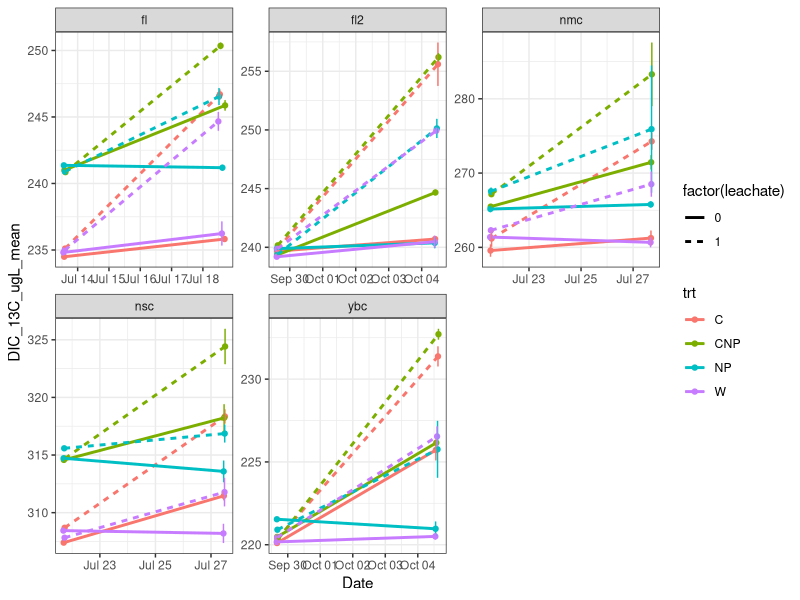

Reproduce this figure in R. (Note: this script raises an error after producing the figure.)
library(tidyverse)
library(lme4)

fl <- read_csv('data/DIC_overtime_fl.csv')
fl2 <- read_csv('data/DIC_overtime_fl2.csv')
ybc <- read_csv('data/DIC_overtime_ybc.csv')
nsc <- read_csv('data/DIC_overtime_nsc.csv')
nmc <- read_csv('data/DIC_overtime_nmc.csv')

dat_sum <- bind_rows(fl2, ybc, fl, nsc, nmc)

p12 <- ggplot(dat_sum, aes(sample_datetime, DIC_mgL_mean, col = trt, lty = factor(leachate)))+
    geom_point() + geom_line(size = 1) +
    geom_errorbar(aes(ymin = DIC_mgL_mean - DIC_mgL_sd,
                      ymax = DIC_mgL_mean + DIC_mgL_sd), lty = 1)+
    facet_wrap(.~site, scales = "free") +
    xlab('Date') +theme_bw()

png(filename = 'figures/13CO2overtime_final.png',
width = 8, height = 5, res = 300, units = 'in')

ggplot(dat_sum, aes(sample_datetime, DIC_13C_ugL_mean, col = trt, lty = factor(leachate)))+
    geom_point() + geom_line(size = 1) +
    geom_errorbar(aes(ymin = DIC_13C_ugL_mean - DIC_13C_ugL_sd,
                      ymax = DIC_13C_ugL_mean + DIC_13C_ugL_sd), lty = 1)+
    facet_wrap(.~site, scales = "free") +
    xlab('Date') +theme_bw()

dev.off()

# png(filename = 'figures/ybc_expt_13CO2overtime.png',
    # width = 8, height = 10, res = 300, units = 'in')
ggpubr::ggarrange(p12, p13, common.legend = T)
# dev.off()
